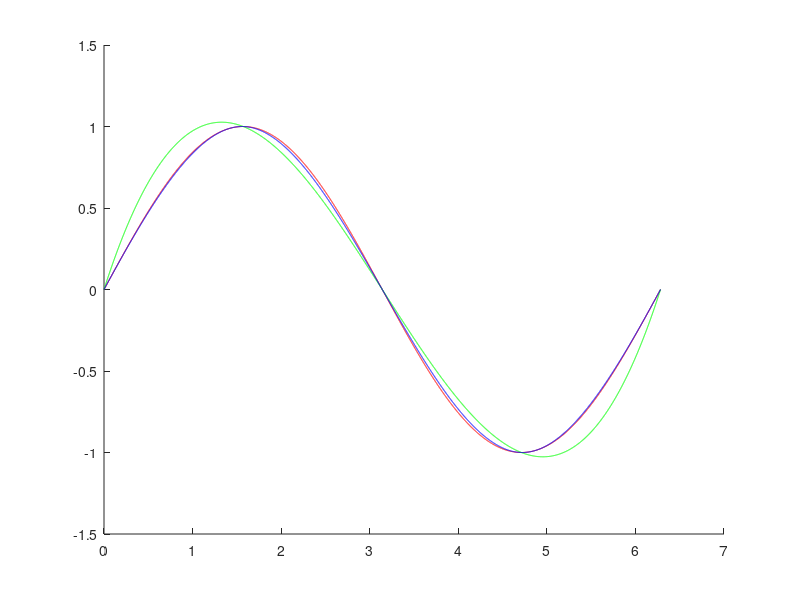

MATLAB code to generate this figure:

#a) display the value of the function, the value of the cubic natural spline
#   and the value of cubic clamped spline function at x = pi/4

x = [0, pi/2, pi, 3*pi/2, 2*pi];
y = sin(x);

val = sin(pi/4)
cubic = spline(x, y)

y2 = [1 y 1];

clamped = spline(x, y2, pi/4)

#b) plot the graphs of the function, the cubic natural spline and the cubic
#   clamped spline functions, in the same figure. ;

hold on  # make sure the plot doesn't run  (jk to be in the same figure)

xx = 0:0.001:2*pi;

plot(xx, sin(xx), 'r')              #plot of the graph of the function
plot(xx, spline(x, y, xx), 'g')     #plot of the cubic natural spline 
plot(xx, spline(x, y2, xx), 'b')    #plot of the clamped spline